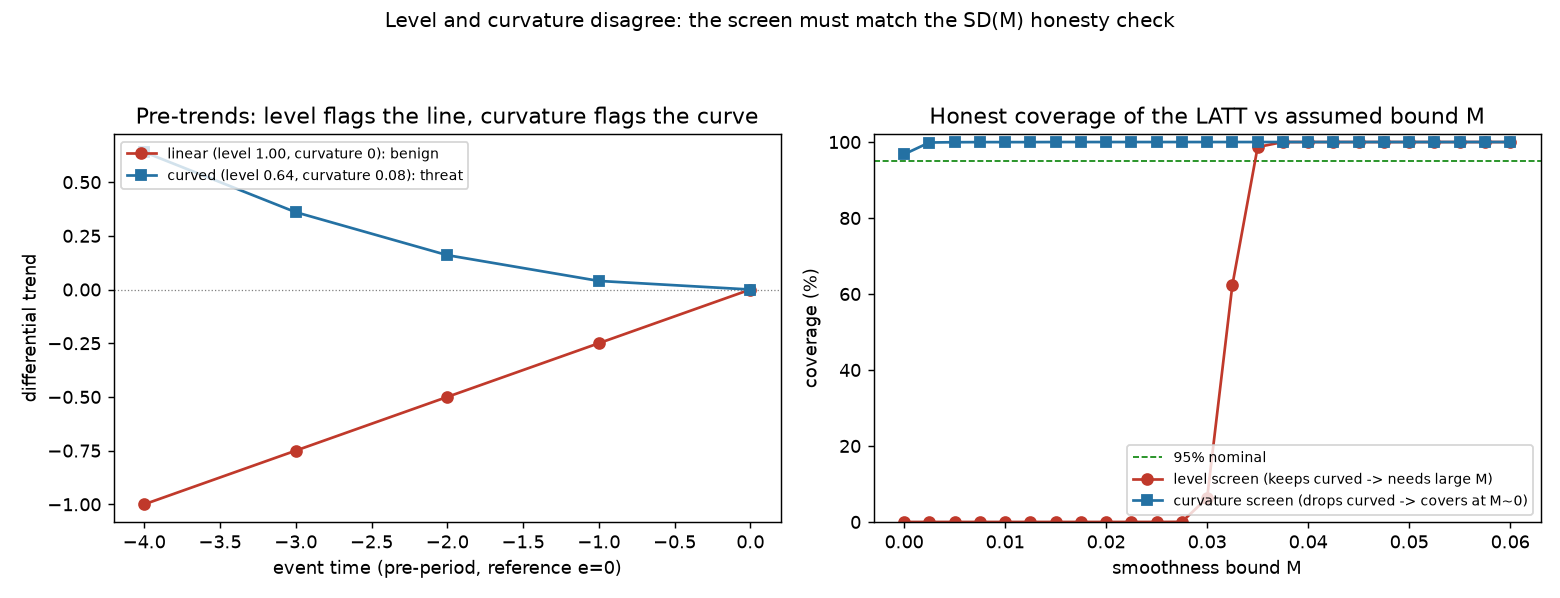

Generate this figure with Python:
"""
Divergence cell: why the screen must be curvature, not level
------------------------------------------------------------
Constructs the case where level and curvature disagree, so the two screens
select opposite sets, and shows the curvature screen is the right one under the
SD(M) honest inference.

Three cohort types (true effect 1 for all; target = average post effect):
  - clean:  delta = 0
  - linear: delta_e = s*e            (large pre-level, ZERO curvature)
            -> benign under SD(M): the FLCI extrapolates the line and removes it,
               honest bias = 0.
  - curved: delta_e = (C/2) e^2      (SMALLER pre-level, curvature C)
            -> a threat under SD(M): curvature is the part the interval cannot
               absorb, honest bias = C * bbar1.

Level ranks the linear cohort as worst (biggest |pre| level); curvature ranks the
curved cohort as worst. So:
  - the LEVEL screen keeps {clean, curved}, drops the benign linear cohort
    -> it smuggles curvature into the aggregate AND needlessly loses scope;
  - the CURVATURE screen keeps {clean, linear}, drops the curved cohort
    -> the aggregate has no residual curvature, honestly covered at M ~ 0.
"""

import numpy as np
from scipy.stats import norm
import matplotlib
matplotlib.use("Agg")
import matplotlib.pyplot as plt
import layer2_full as L2

pre_e, post_e = L2.pre_e, L2.post_e
npre, npost = L2.npre, L2.npost
all_e = np.concatenate([pre_e, post_e])
V = L2.V_VEC
bbar1 = L2.max_bias_SD(V, 1.0)
z = norm.ppf(0.975)

S_LIN, C_CRV = 0.25, 0.08          # linear slope; curved curvature
c_level, c_curv = 0.80, 0.06       # thresholds (level scale; curvature scale)
N_CLEAN, N_LIN, N_CRV = 4, 3, 3
G = N_CLEAN + N_LIN + N_CRV
sigma, rho = 0.02, 0.5


def linear(s): return s * all_e
def curved(C): return 0.5 * C * (all_e ** 2)
def within_cov(sig, rr, n):
    idx = np.arange(n); R = rr ** np.abs(idx[:, None] - idx[None, :]); return (sig ** 2) * R


# cohort mean event studies: tau (=1 post) + differential trend
tau = np.concatenate([np.zeros(npre), np.ones(npost)])
deltas = [np.zeros(len(all_e))] * N_CLEAN + [linear(S_LIN)] * N_LIN + [curved(C_CRV)] * N_CRV
labels = ["clean"] * N_CLEAN + ["linear"] * N_LIN + ["curved"] * N_CRV
means = np.array([tau + d for d in deltas])
kind = np.array(labels)

# ---------- deterministic mechanism (no noise) ----------
print("=== archetypes: level vs curvature disagree ===")
print(f"{'type':>7} | {'pre max-level':>13} | {'curvature':>9} | {'honest bias |V.d|':>17}")
for lab, d in [("clean", np.zeros(len(all_e))), ("linear", linear(S_LIN)), ("curved", curved(C_CRV))]:
    lvl = np.max(np.abs(d[:npre])); crv = float(L2.max_abs_second_diff(d[None, :npre])[0]); bias = abs(V @ d)
    print(f"{lab:>7} | {lvl:13.3f} | {crv:9.3f} | {bias:17.3f}")

def agg_resid_curv(keep):
    dbar = np.mean([deltas[g] for g in range(G) if keep[g]], axis=0)
    return float(L2.max_abs_second_diff(dbar[None, :npre])[0])

keep_level_det = np.array([np.max(np.abs(deltas[g][:npre])) <= c_level for g in range(G)])
keep_curv_det = np.array([L2.max_abs_second_diff(deltas[g][None, :npre])[0] <= c_curv for g in range(G)])
print("\n=== who each screen keeps (noiseless) ===")
print(f"  LEVEL  screen (thr {c_level}): keeps {[labels[g] for g in range(G) if keep_level_det[g]]}")
print(f"      -> aggregate residual curvature = {agg_resid_curv(keep_level_det):.3f}  (breakdown M* ~ this)")
print(f"  CURV.  screen (thr {c_curv}): keeps {[labels[g] for g in range(G) if keep_curv_det[g]]}")
print(f"      -> aggregate residual curvature = {agg_resid_curv(keep_curv_det):.3f}  (breakdown M* ~ this)")

# ---------- coverage vs M under noise ----------
Sig = within_cov(sigma, rho, npre + npost)
Lc = np.linalg.cholesky(Sig)
rng = np.random.default_rng(7)
M_grid = np.linspace(0.0, 0.06, 25)
n_reps = 4000
TRUE = 1.0
cov_level = {M: 0 for M in M_grid}
cov_curv = {M: 0 for M in M_grid}
nsel_level = []; nsel_curv = []; lin_kept_curv = 0

for _ in range(n_reps):
    B = means + (Lc @ rng.standard_normal((npre + npost, G))).T
    lvl_stat = np.max(np.abs(B[:, :npre]), axis=1)
    crv_stat = L2.max_abs_second_diff(B[:, :npre])
    sel_L = lvl_stat <= c_level
    sel_C = crv_stat <= c_curv
    if sel_L.sum() == 0: sel_L = (lvl_stat == lvl_stat.min())
    if sel_C.sum() == 0: sel_C = (crv_stat == crv_stat.min())
    nsel_level.append(sel_L.sum()); nsel_curv.append(sel_C.sum())
    lin_kept_curv += np.sum(sel_C & (kind == "linear"))
    aggL = B[sel_L].mean(0); SigL = Sig / sel_L.sum()
    aggC = B[sel_C].mean(0); SigC = Sig / sel_C.sum()
    # max bias is linear in M (max_bias_SD(V,M) = M*bbar1), so avoid re-running the LP per M
    cenL = float(V @ aggL); svL = np.sqrt(V @ SigL @ V)
    cenC = float(V @ aggC); svC = np.sqrt(V @ SigC @ V)
    for M in M_grid:
        hL = L2.cv((M * bbar1) / svL) * svL; cov_level[M] += (cenL - hL <= TRUE <= cenL + hL)
        hC = L2.cv((M * bbar1) / svC) * svC; cov_curv[M] += (cenC - hC <= TRUE <= cenC + hC)

cvL = np.array([100 * cov_level[M] / n_reps for M in M_grid])
cvC = np.array([100 * cov_curv[M] / n_reps for M in M_grid])
def crossM(cov):
    ok = np.where(cov >= 95)[0]; return M_grid[ok[0]] if len(ok) else np.nan
print("\n=== coverage under noise ===")
print(f"  avg # kept: level={np.mean(nsel_level):.2f}/{G}, curvature={np.mean(nsel_curv):.2f}/{G}")
print(f"  linear cohorts kept by curvature screen: {lin_kept_curv/n_reps:.2f}/{N_LIN} (level screen drops them)")
print(f"  M for 95% coverage: level screen={crossM(cvL):.3f}, curvature screen={crossM(cvC):.3f}")

# ---------- figure ----------
fig, ax = plt.subplots(1, 2, figsize=(12, 4.6))
fig.suptitle("Level and curvature disagree: the screen must match the SD(M) honesty check", fontsize=11)

a = ax[0]
pe = np.concatenate([pre_e, [0]])
a.axhline(0, color="gray", lw=.7, ls=":")
a.plot(pe, np.concatenate([linear(S_LIN)[:npre], [0]]), "o-", color="#c0392b",
       label=f"linear (level {np.max(np.abs(linear(S_LIN)[:npre])):.2f}, curvature 0): benign")
a.plot(pe, np.concatenate([curved(C_CRV)[:npre], [0]]), "s-", color="#2471a3",
       label=f"curved (level {np.max(np.abs(curved(C_CRV)[:npre])):.2f}, curvature {C_CRV}): threat")
a.set_title("Pre-trends: level flags the line, curvature flags the curve")
a.set_xlabel("event time (pre-period, reference e=0)"); a.set_ylabel("differential trend")
a.legend(fontsize=8, loc="upper left")

a = ax[1]
a.axhline(95, color="green", lw=.9, ls="--", label="95% nominal")
a.plot(M_grid, cvL, "o-", color="#c0392b", label="level screen (keeps curved -> needs large M)")
a.plot(M_grid, cvC, "s-", color="#2471a3", label="curvature screen (drops curved -> covers at M~0)")
a.set_title("Honest coverage of the LATT vs assumed bound M")
a.set_xlabel("smoothness bound M"); a.set_ylabel("coverage (%)"); a.set_ylim(0, 102)
a.legend(fontsize=8, loc="lower right")

plt.tight_layout(rect=[0, 0, 1, 0.92])
plt.savefig("curvature_screen.png", dpi=130)
print("\nSaved -> curvature_screen.png")
